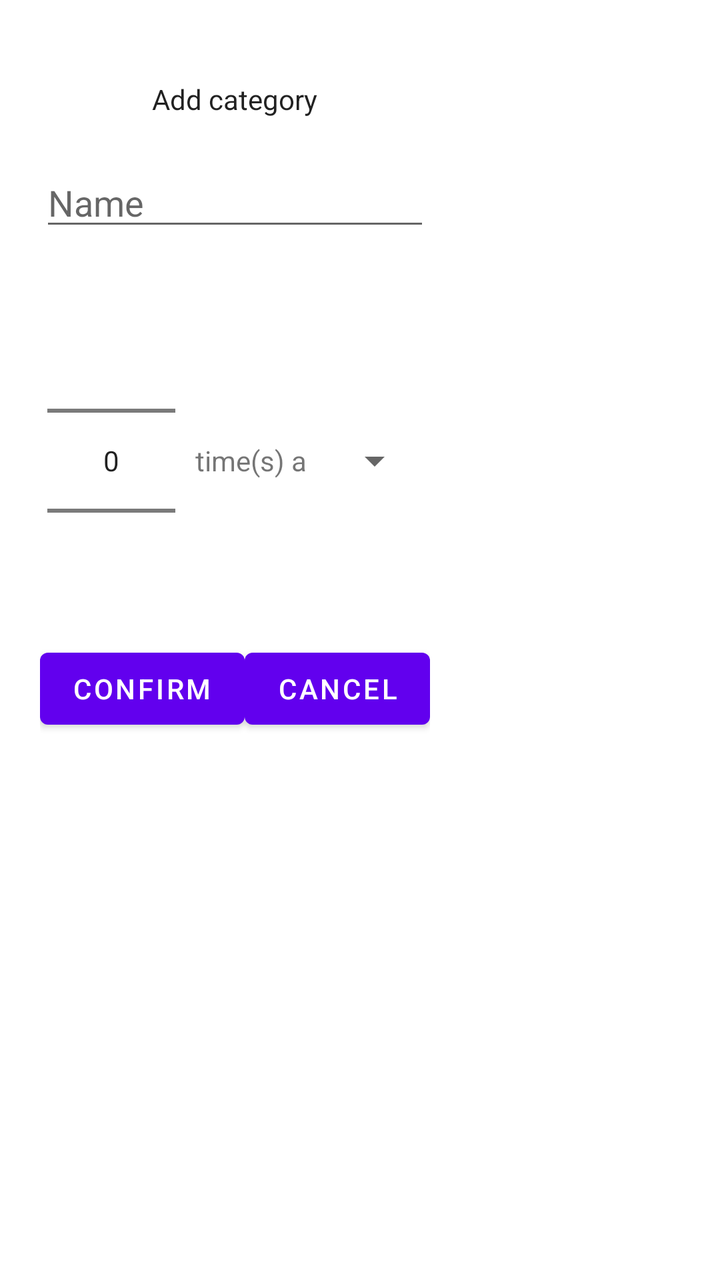
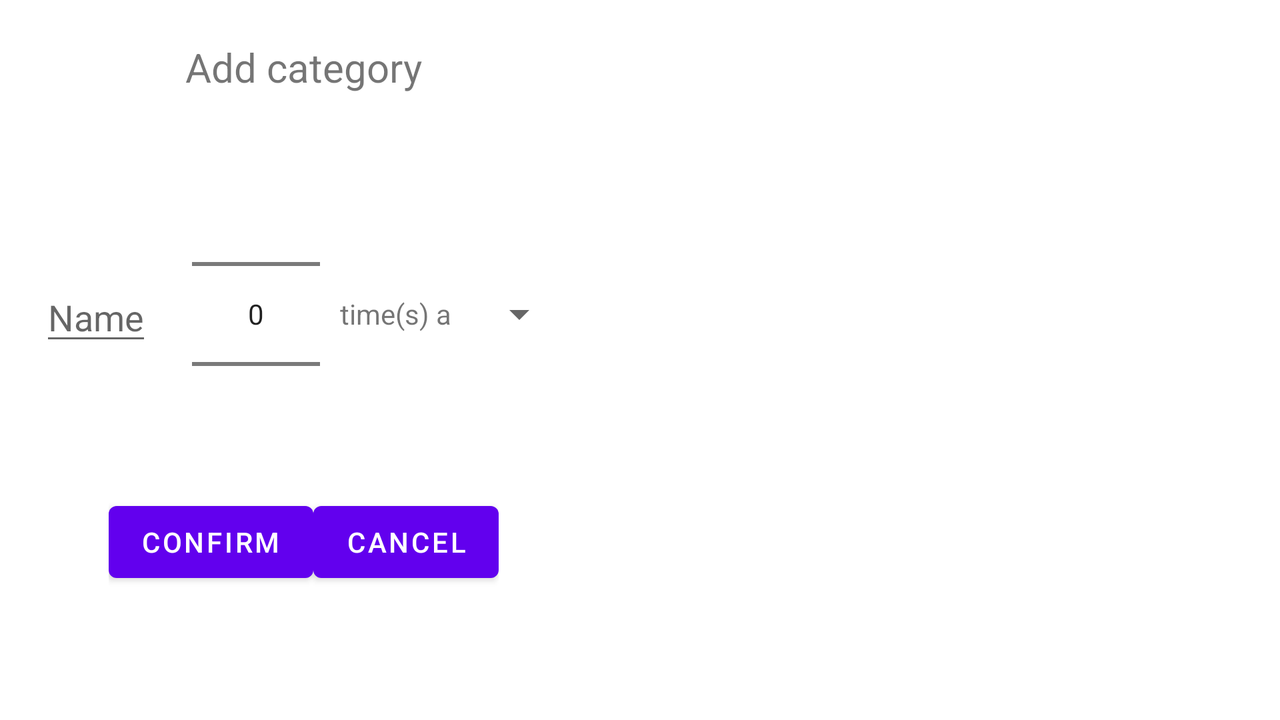

Compare how this app lays out the same screen by default and in its alternative resource folder. The renders come first, then the two layout files and the values they reference.
<!-- AndroidManifest.xml: application theme AppTheme -->
<!-- res/layout/monthly_goals_add_edit_category_dialog_layout.xml -->
<?xml version="1.0" encoding="utf-8"?>
<LinearLayout xmlns:android="http://schemas.android.com/apk/res/android"
    android:orientation="vertical" android:layout_width="wrap_content"
    android:layout_height="match_parent"
    android:padding="@dimen/activity_vertical_margin">
    
        <TextView
            android:id="@+id/monthly_goals_category_dialog_header_textview"
            android:layout_width="match_parent"
            android:layout_height="wrap_content"
            android:gravity="center"
            style="@style/HeaderText"
            android:text="@string/add_category_dialog_header"/>
    
    <EditText
        android:hint="@string/monthly_goals_category_dialog_name_label_text"
        android:layout_width="match_parent"
        android:layout_height="wrap_content"
        android:maxLines="1"
        android:maxLength="40"
        android:id="@+id/monthly_goals_category_dialog_name_edittext"/>
    <LinearLayout
        android:layout_marginTop="@dimen/activity_vertical_margin"
        android:layout_gravity="center"
        android:layout_width="wrap_content"
        android:layout_height="wrap_content"
        android:orientation="horizontal">
        <NumberPicker
            android:id="@+id/monthly_goals_category_dialog_frequency_numberpicker"
            android:layout_gravity="center_vertical"
            android:layout_width="wrap_content"
            android:layout_height="wrap_content"/>
        <TextView
            android:layout_marginLeft="@dimen/default_horizontal_spacing"
            android:layout_marginRight="@dimen/default_horizontal_spacing"
            android:text="@string/monthly_goals_category_dialog_times_textview_text"
            android:layout_width="wrap_content"
            android:layout_gravity="center_vertical"
            android:layout_height="wrap_content" />
        <Spinner
            android:id="@+id/monthly_goals_category_dialog_period_spinner"
            android:layout_gravity="center_vertical"
            android:layout_width="match_parent"
            android:layout_height="wrap_content"/>
    </LinearLayout>
    <LinearLayout
        android:layout_gravity="center"
        android:layout_width="wrap_content"
        android:layout_height="wrap_content"
        android:orientation="horizontal">
        <Button
            android:id="@+id/monthly_goals_category_dialog_add_button"
            android:layout_width="wrap_content"
            android:layout_height="wrap_content"
            android:text="@string/monthly_goals_category_dialog_times_confirm_button_text"/>

        <Button
            android:id="@+id/monthly_goals_category_dialog_cancel_button"
            android:layout_width="wrap_content"
            android:layout_height="wrap_content"
            android:text="@string/monthly_goals_category_dialog_times_cancel_button_text"/>
    </LinearLayout>
</LinearLayout>
<!-- resources referenced by this layout -->
<resources>
  <dimen name="activity_vertical_margin">20dp</dimen>
  <dimen name="default_horizontal_spacing">10dp</dimen>
  <string name="add_category_dialog_header">Add category</string>
  <string name="monthly_goals_category_dialog_name_label_text">Name</string>
  <string name="monthly_goals_category_dialog_times_cancel_button_text">Cancel</string>
  <string name="monthly_goals_category_dialog_times_confirm_button_text">Confirm</string>
  <string name="monthly_goals_category_dialog_times_textview_text">time(s) a</string>
  <style name="HeaderText" parent="@android:style/TextAppearance">
          <item name="android:textSize">@dimen/monthly_goals_header_textSize</item>
          <item name="android:layout_margin">@dimen/activity_vertical_margin</item>
          <item name="android:layout_width">match_parent</item>
          <item name="android:layout_height">wrap_content</item>
      </style>
</resources>
<!-- res/layout-land/monthly_goals_add_edit_category_dialog_layout.xml (the repository's variant of the layout above) -->
<!-- drawn on the phone turned sideways -->
<?xml version="1.0" encoding="utf-8"?>
<LinearLayout xmlns:android="http://schemas.android.com/apk/res/android"
    android:orientation="vertical" android:layout_width="wrap_content"
    android:layout_height="match_parent"
    android:padding="@dimen/activity_vertical_margin">
    
    <TextView
        android:id="@+id/monthly_goals_category_dialog_header_textview"
        android:layout_width="match_parent"
        android:layout_height="wrap_content"
        android:gravity="center"
        android:textSize="@dimen/dialog_header_text_size"
        android:text="@string/add_category_dialog_header"/>
    
    <LinearLayout
        android:layout_marginTop="@dimen/activity_vertical_margin"
        android:layout_gravity="center"
        android:layout_width="wrap_content"
        android:layout_height="wrap_content"
        android:orientation="horizontal">

        <EditText
            android:hint="@string/monthly_goals_category_dialog_name_label_text"
            android:layout_width="match_parent"
            android:layout_height="wrap_content"
            android:layout_gravity="center"
            android:gravity="center_vertical"
            android:maxLines="1"
            android:layout_marginRight="@dimen/activity_vertical_margin"
            android:id="@+id/monthly_goals_category_dialog_name_edittext"/>
        <NumberPicker
            android:id="@+id/monthly_goals_category_dialog_frequency_numberpicker"
            android:layout_gravity="center_vertical"
            android:layout_width="wrap_content"
            android:layout_height="wrap_content"></NumberPicker>
        <TextView
            android:layout_marginLeft="@dimen/default_horizontal_spacing"
            android:layout_marginRight="@dimen/default_horizontal_spacing"
            android:text="@string/monthly_goals_category_dialog_times_textview_text"
            android:layout_width="wrap_content"
            android:layout_gravity="center_vertical"
            android:layout_height="wrap_content" />
        <Spinner
            android:id="@+id/monthly_goals_category_dialog_period_spinner"
            android:layout_gravity="center_vertical"
            android:layout_width="match_parent"
            android:layout_height="wrap_content"></Spinner>
    </LinearLayout>
    <LinearLayout
        android:layout_gravity="center"
        android:layout_width="wrap_content"
        android:layout_height="wrap_content"
        android:orientation="horizontal">
        <Button
            android:id="@+id/monthly_goals_category_dialog_add_button"
            android:layout_width="wrap_content"
            android:layout_height="wrap_content"
            android:text="@string/monthly_goals_category_dialog_times_confirm_button_text"/>

        <Button
            android:id="@+id/monthly_goals_category_dialog_cancel_button"
            android:layout_width="wrap_content"
            android:layout_height="wrap_content"
            android:text="@string/monthly_goals_category_dialog_times_cancel_button_text"/>
    </LinearLayout>
</LinearLayout>
<!-- resources referenced by the variant -->
<!-- as the phone turned sideways resolves them -->
<resources>
  <dimen name="activity_vertical_margin">20dp</dimen>
  <dimen name="default_horizontal_spacing">10dp</dimen>
  <dimen name="dialog_header_text_size">20sp</dimen>
  <string name="add_category_dialog_header">Add category</string>
  <string name="monthly_goals_category_dialog_name_label_text">Name</string>
  <string name="monthly_goals_category_dialog_times_cancel_button_text">Cancel</string>
  <string name="monthly_goals_category_dialog_times_confirm_button_text">Confirm</string>
  <string name="monthly_goals_category_dialog_times_textview_text">time(s) a</string>
</resources>
